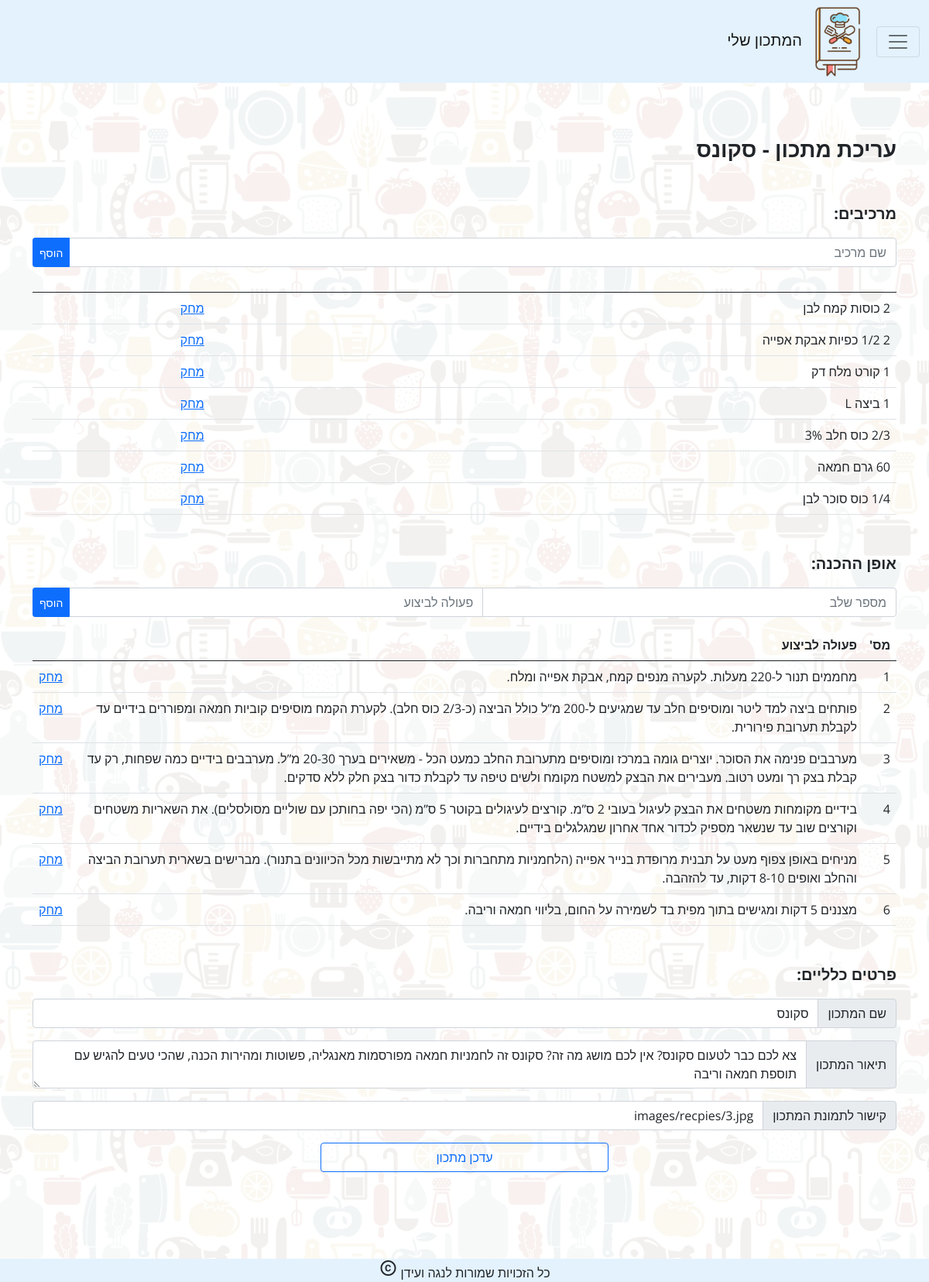
The page /edit.php?recipe_id=3 on the database its author committed.
### tables this page shows
CREATE TABLE `recpie` (
  `recpieID` int(11) NOT NULL,
  `name` varchar(50) NOT NULL,
  `date` date NOT NULL,
  `description` text NOT NULL,
  `userWrote` varchar(20) NOT NULL,
  `picLink` text NOT NULL
);

CREATE TABLE `ingredient` (
  `ingredientID` int(11) NOT NULL,
  `ingredientName` text NOT NULL,
  `recpieID` int(11) NOT NULL
);

CREATE TABLE `instruction` (
  `instruction` int(11) NOT NULL,
  `instructionText` text NOT NULL,
  `recpieID` int(11) NOT NULL
);

### edit.php (the view, shortened to what this page needs)
<?php require_once("parts/header.php"); ?>
<?php $id = $_GET['recipe_id']; ?>
       <?php
    $sql = "SELECT * FROM `recpie` WHERE `recpie`.`recpieID` = $id";
    $recpies = $conn->query ($sql)->fetch_assoc();
    ?>
<main class="container mt-md-5 mt-5 mb-md-5 mb-5 pt-md-3 pt-3 pb-md-3 pb-3">
    <div class="mb-5">
        <p class="fw-bold fs-3">עריכת מתכון - <?php echo $recpies['name'] ?></p>
    </div>
    <div class="mb-5">
        <p class="fw-bold fs-5">מרכיבים:</p>
        <form method="post" action="add/add_ingredient.php?recipe_id=<?=$id?>">
            <div class="input-group mb-3">
                <input type="text" placeholder="שם מרכיב" name="ing" id="ing" class="form-control">
                <input type="submit" name="update" value="הוסף" class="btn btn-primary btn-sm forum-control"/>
            </div>
        </form>
        <table id="customer_table" class="table table-hover">
            <thead>
                <tr>
                    <th scope="col"></th>
                    <th scope="col"></th>
                </tr>
            </thead>
            <tbody>
                <?php
                $sql = "select * from ingredient where recpieID=$id";
                $result = $conn->query ($sql);
                ?>
                <?php while ($ingredient = $result->fetch_assoc()):?>
                <tr>
                    <td><?=$ingredient['ingredientName']?></td>
                    <td><a class="delete_ingredient" href="delete/delete_ingredient.php?ingredient_id=<?=$ingredient['ingredientID']?>&recipe_id=<?=$ingredient['recpieID']?>">מחק</a></td>
                </tr>
                <?php endwhile;?>
            </tbody>
        </table>
    </div>
    <div class="mb-5">
        <p class="fw-bold fs-5">אופן ההכנה:</p>
        <form method="post" action="add/add_instruction.php?recipe_id=<?=$id?>">
            <div class="input-group mb-3">
                <input type="text" placeholder="מספר שלב" name="instructionID" id="instructionID" class="form-control">
                <input type="text" placeholder="פעולה לביצוע" name="instructionText" id="instructionText" class="form-control">
                <input type="submit" name="update" value="הוסף" class="btn btn-primary btn-sm forum-control"/>
            </div>
        </form>
        <table id="customer_table" class="table table-hover">
            <thead>
                <tr>
                    <th scope="col">מס'</th>
                    <th scope="col">פעולה לביצוע</th>
                    <th scope="col"></th>
                </tr>
            </thead>
            <tbody>
                <?php
                $sql = "select * from instruction where recpieID=$id";
                $result = $conn->query ($sql);
                ?>
                <?php while ($instruction = $result->fetch_assoc()):?>
                <tr>
                    <td><?=$instruction['instruction']?></td>
                    <td><?=$instruction['instructionText']?></td>
                    <td><a class="delete_instruction" href="delete/delete_instruction.php?instruction_id=<?=$instruction['instruction']?>&recipe_id=<?=$id?>">מחק</a></td>
                </tr>
                <?php endwhile;?>
            </tbody>
        </table>
    </div>
    <form method="post">
        <div class="mb-5">
            <p class="fw-bold fs-5">פרטים כלליים:</p>
            <div class="input-group mb-3">
                <span class="input-group-text" id="basic-addon2">שם המתכון</span>
                <input type="text" value="<?=$recpies['name'];?>" placeholder="שם מתכון" name="name" id="name"class="form-control">
            </div>
            <div class="input-group mb-3">
                <span class="input-group-text" id="basic-addon2">תיאור המתכון</span>
                <textarea type="text" placeholder="תיאור מתכון" name="description" id="description" class="form-control" aria-label="With textarea"><?=$recpies['description'];?></textarea>
            </div>
            <div class="input-group mb-3">
                <span class="input-group-text" id="basic-addon2">קישור לתמונת המתכון</span>
                <input type="text" value="<?=$recpies['picLink'];?>" placeholder="קישור מתכון" name="pic" id="pic"class="form-control">
            </div>
            <div class="d-grid gap-2 col-4 mx-auto">
                <input type="submit" name="update_recpie" value="עדכן מתכון" class="btn btn-outline-primary forum-control"/>
            </div>
        </div>
    </form>
</main>
<?php require_once("parts/footer.php");?>

### style.css (style rules this page uses)
body,html { font-family: 'Open Sans', sans-serif; scroll-behavior: smooth; margin: 0 auto; background-image: url('images/background.jpg'); background-color: rgba(255,255,255,0.90); background-blend-mode: lighten; }

### rows shown on the page
recpie: name "סקונס", description "צא לכם כבר לטעום סקונס? אין לכם מושג מה זה? סקונס זה לחמניות חמאה מפורסמות מאנגליה, פשוטות ומהירות הכנה, שהכי טעים להגיש עם תוספת חמאה וריבה", pic "images/recpies/3.jpg"
ingredient: ingredientName "2 כוסות קמח לבן"
ingredient: ingredientName "2 1/2 כפיות אבקת אפייה"
ingredient: ingredientName "1 קורט מלח דק"
ingredient: ingredientName "1 ביצה L"
ingredient: ingredientName "2/3 כוס חלב 3%"
ingredient: ingredientName "60 גרם חמאה"
ingredient: ingredientName "1/4 כוס סוכר לבן"
instruction: instruction "1", instructionText "מחממים תנור ל-220 מעלות. לקערה מנפים קמח, אבקת אפייה ומלח."
instruction: instruction "2", instructionText "פותחים ביצה למד ליטר ומוסיפים חלב עד שמגיעים ל-200 מ”ל כולל הביצה (כ-2/3 כוס חלב). לקערת הקמח מוסיפים קוביות חמאה ומפוררים בידיים עד לקבלת תערובת פירורית."
instruction: instruction "3", instructionText "מערבבים פנימה את הסוכר. יוצרים גומה במרכז ומוסיפים מתערובת החלב כמעט הכל - משאירים בערך 20-30 מ”ל. מערבבים בידיים כמה שפחות, רק עד קבלת בצק רך ומעט רטוב. מעבירים את הבצק למשטח מקומח ולשים טיפה עד לקבלת כדור בצק חלק ללא סדקים."
instruction: instruction "4", instructionText "בידיים מקומחות משטחים את הבצק לעיגול בעובי 2 ס”מ. קורצים לעיגולים בקוטר 5 ס”מ (הכי יפה בחותכן עם שוליים מסולסלים). את השאריות משטחים וקורצים שוב עד שנשאר מספיק לכדור אחד אחרון שמגלגלים בידיים."
instruction: instruction "5", instructionText "מניחים באופן צפוף מעט על תבנית מרופדת בנייר אפייה (הלחמניות מתחברות וכך לא מתייבשות מכל הכיוונים בתנור). מברישים בשארית תערובת הביצה והחלב ואופים 8-10 דקות, עד להזהבה."
instruction: instruction "6", instructionText "מצננים 5 דקות ומגישים בתוך מפית בד לשמירה על החום, בליווי חמאה וריבה."
